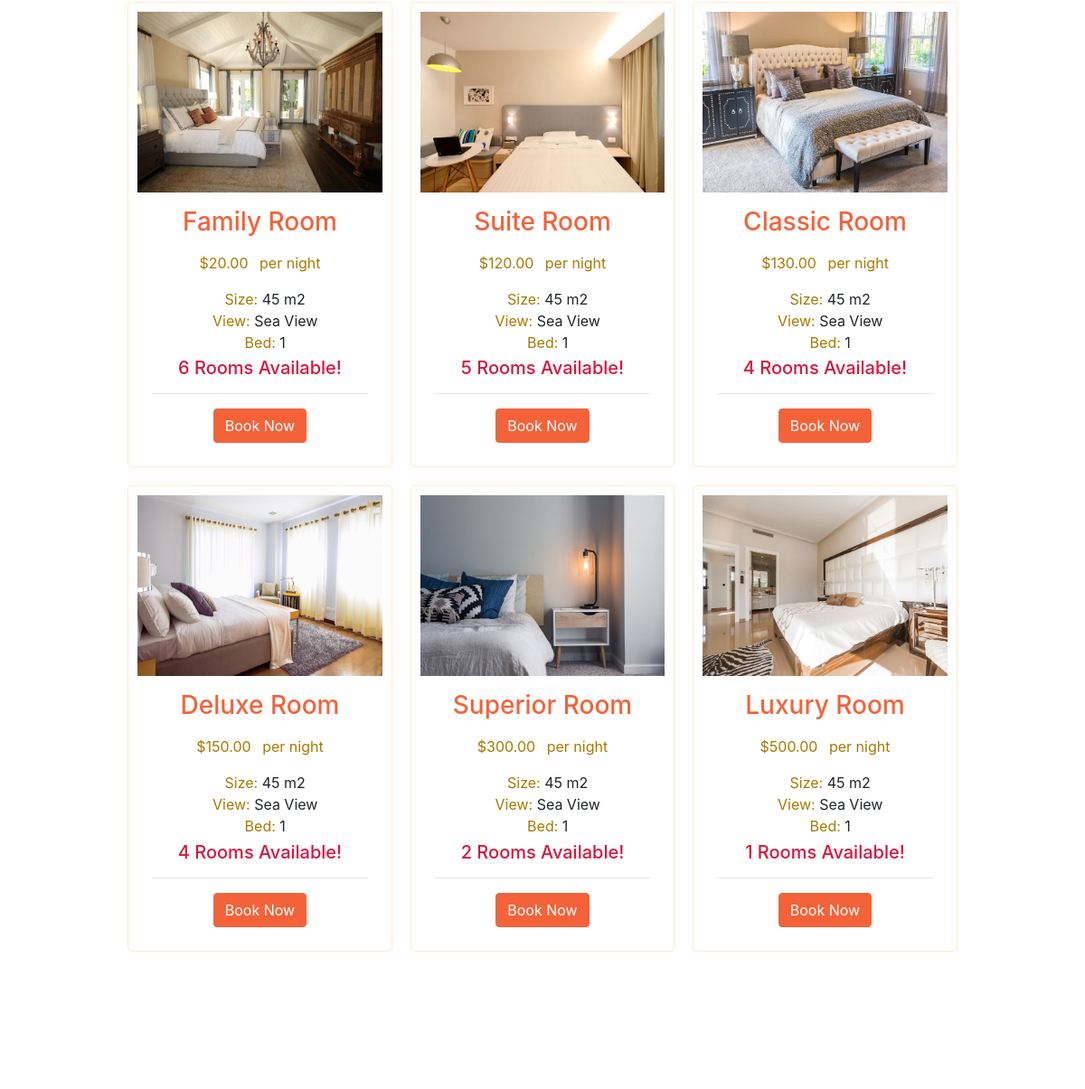
Page /home (middle part) on the earlier database version.
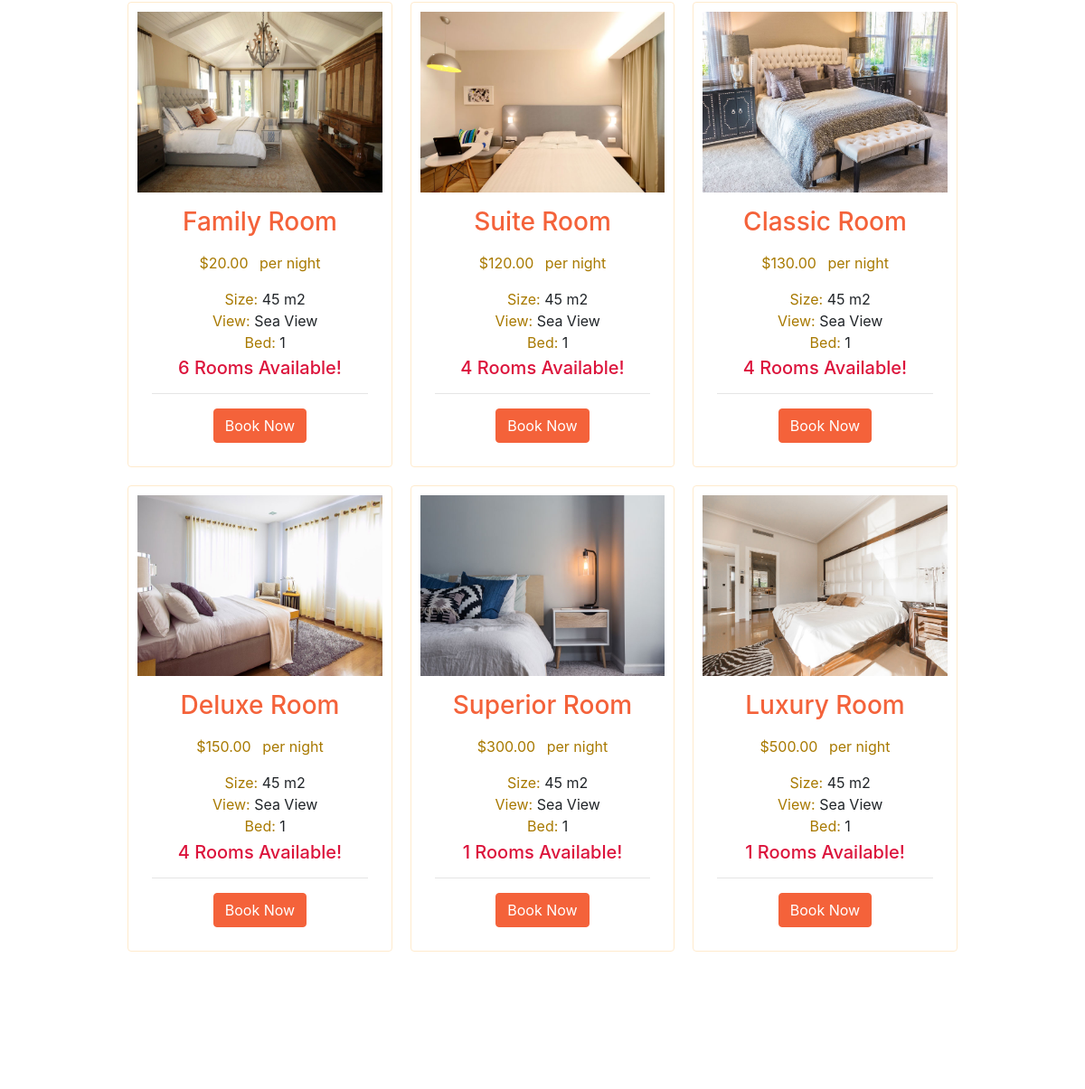
Same page on the later database version.
### app/models.py (models this page shows, shortened)
class Room(db.Model):
    id = db.Column(db.Integer, primary_key=True)
    rname = db.Column(db.String(10), unique=True)
    number = db.Column(db.Integer, nullable = False)

### app/routes.py (the view)
@app.route("/")
@app.route("/home")
def home():
    rooms = Room.query.all()
    return render_template('home.html',rooms=rooms)

### app/templates/home.html (shortened to what the changed rows need)
{%extends "layout.html" %}
{% block home %}
<head>
        <link type='text/css' href="{{url_for('static', filename='creative.css')}}" rel="stylesheet">
</head>
  <div style='margin: 3% 0%;'  class='row col-md-12 justify-content-center'>
    <div class="card col-md-3" style="height:100%;padding:10px;margin:10px;border: solid thin blanchedalmond">
    <div class="text p-3 text-center">
        <h3 style="color: #f4623a;" class="mb-3">Suite Room</h3>
        <p><span class="price mr-2">$120.00</span> <span class="per">per night</span></p>
        <ul style="margin-right: 12%;margin-bottom: 2%; list-style-type: none;" class="list">
            <li><span>Size:</span> 45 m2</li>
            <li><span>View:</span> Sea View</li>
            <li><span>Bed:</span> 1</li>
        </ul>
        <h5 style='color: #DC143C; text-transform:capitalize;'>{{rooms[0].number}} Rooms Available!</h5>
        <hr>
        {% if rooms[0].number != 0 %}
          <a href="{{ url_for('reservation', room='suite') }}" class="btn btn-primary">Book Now</a>
        {% else %}
          <a class="btn btn-disabled">Not Available</a>
        {% endif %}
    </div>
  </div>
<div class="card col-md-3" style="height:100%;padding:10px;margin:10px;border: solid thin blanchedalmond">
                <div class="text p-3 text-center">
                    <h3 style="color: #f4623a;" class="mb-3">Superior Room</h3>
                    <p><span class="price mr-2">$300.00</span> <span class="per">per night</span></p>
                    <ul style="margin-right: 12%;margin-bottom: 2%; list-style-type: none;" class="list">
                        <li><span>Size:</span> 45 m2</li>
                        <li><span>View:</span> Sea View</li>
                        <li><span>Bed:</span> 1</li>
                    </ul>
                    <h5 style='color: #DC143C; text-transform: capitalize;'>{{rooms[4].number}} Rooms Available!</h5>
                    <hr>
                    {% if rooms[4].number != 0 %}
                      <a href="{{ url_for('reservation', room='superior') }}" class="btn btn-primary">Book Now</a>
                    {% else %}
                      <a class="btn btn-disabled">Not Available</a>
                    {% endif %}
                </div>
</div>
</div>
{% endblock %}

Differences in the rows shown:
changed Room (number 2 of 6 on the later page): number "5" → "4"
changed Room (number 5 of 6 on the later page): number "2" → "1"
